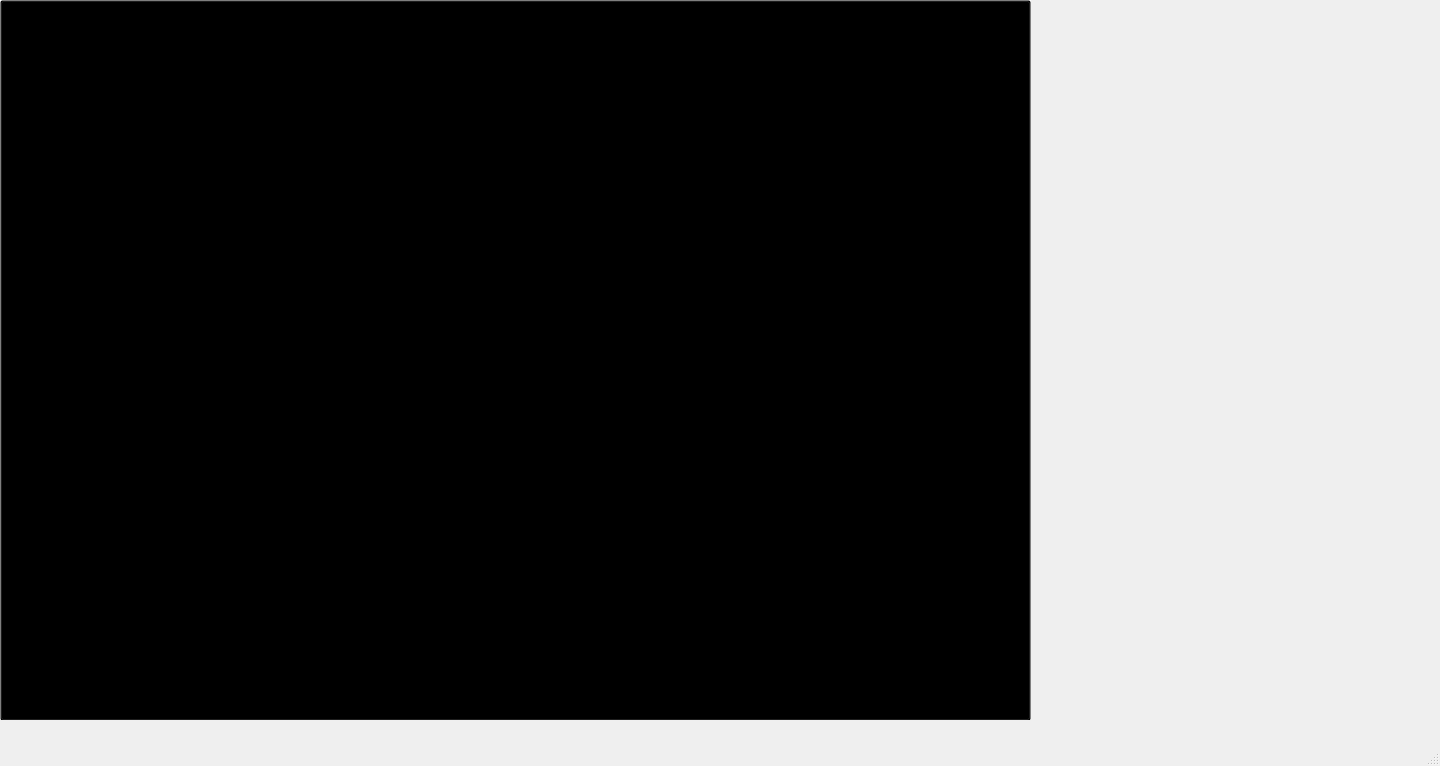
<?xml version="1.0" encoding="UTF-8"?>
<ui version="4.0">
 <class>MainWindow</class>
 <widget class="QMainWindow" name="MainWindow">
  <property name="geometry">
   <rect>
    <x>0</x>
    <y>0</y>
    <width>1440</width>
    <height>766</height>
   </rect>
  </property>
  <property name="windowTitle">
   <string>MainWindow</string>
  </property>
  <widget class="QWidget" name="centralwidget">
   <widget class="QStackedWidget" name="stackedWidget">
    <property name="geometry">
     <rect>
      <x>0</x>
      <y>0</y>
      <width>1031</width>
      <height>720</height>
     </rect>
    </property>
    <property name="minimumSize">
     <size>
      <width>1031</width>
      <height>720</height>
     </size>
    </property>
    <property name="maximumSize">
     <size>
      <width>1031</width>
      <height>720</height>
     </size>
    </property>
    <property name="styleSheet">
     <string notr="true">background-color: rgb(255, 255, 255)
</string>
    </property>
    <property name="currentIndex">
     <number>0</number>
    </property>
    <widget class="QWidget" name="page_5">
     <property name="minimumSize">
      <size>
       <width>1031</width>
       <height>720</height>
      </size>
     </property>
     <property name="maximumSize">
      <size>
       <width>1031</width>
       <height>720</height>
      </size>
     </property>
     <widget class="QLabel" name="label_5">
      <property name="geometry">
       <rect>
        <x>0</x>
        <y>0</y>
        <width>1301</width>
        <height>761</height>
       </rect>
      </property>
      <property name="text">
       <string/>
      </property>
      <property name="pixmap">
       <pixmap>pics/background/Display-03.jpg</pixmap>
      </property>
     </widget>
     <widget class="QPushButton" name="continue_button_2">
      <property name="geometry">
       <rect>
        <x>0</x>
        <y>0</y>
        <width>1031</width>
        <height>721</height>
       </rect>
      </property>
      <property name="font">
       <font>
        <family>DIN 2014</family>
        <pointsize>33</pointsize>
        <weight>50</weight>
        <italic>false</italic>
        <bold>false</bold>
       </font>
      </property>
      <property name="styleSheet">
       <string notr="true">background-color: rgba(0, 0, 0, 0);
color: white;
font: 33pt &quot;DIN 2014&quot;;</string>
      </property>
      <property name="text">
       <string/>
      </property>
     </widget>
     <widget class="QLabel" name="label">
      <property name="geometry">
       <rect>
        <x>410</x>
        <y>520</y>
        <width>281</width>
        <height>91</height>
       </rect>
      </property>
      <property name="styleSheet">
       <string notr="true">color: black;
font: 33pt &quot;DIN 2014&quot;;</string>
      </property>
      <property name="text">
       <string>CLICK ANYWHERE</string>
      </property>
     </widget>
     <zorder>label_5</zorder>
     <zorder>label</zorder>
     <zorder>continue_button_2</zorder>
    </widget>
    <widget class="QWidget" name="page">
     <property name="minimumSize">
      <size>
       <width>1031</width>
       <height>720</height>
      </size>
     </property>
     <property name="maximumSize">
      <size>
       <width>1031</width>
       <height>720</height>
      </size>
     </property>
     <property name="styleSheet">
      <string notr="true">background-image: url(&quot;background/Display-01.jpg&quot;);</string>
     </property>
     <widget class="QPushButton" name="continue_button">
      <property name="geometry">
       <rect>
        <x>0</x>
        <y>0</y>
        <width>1031</width>
        <height>721</height>
       </rect>
      </property>
      <property name="font">
       <font>
        <family>DIN 2014</family>
        <pointsize>33</pointsize>
        <weight>50</weight>
        <italic>false</italic>
        <bold>false</bold>
       </font>
      </property>
      <property name="styleSheet">
       <string notr="true">background-color: rgba(0, 0, 0,0);
</string>
      </property>
      <property name="text">
       <string/>
      </property>
     </widget>
     <widget class="QLabel" name="label_2">
      <property name="geometry">
       <rect>
        <x>0</x>
        <y>0</y>
        <width>1041</width>
        <height>721</height>
       </rect>
      </property>
      <property name="styleSheet">
       <string notr="true"/>
      </property>
      <property name="text">
       <string/>
      </property>
      <property name="pixmap">
       <pixmap>pics/background/Display-01.jpg</pixmap>
      </property>
     </widget>
     <widget class="QPushButton" name="BackButton_7">
      <property name="geometry">
       <rect>
        <x>70</x>
        <y>101</y>
        <width>113</width>
        <height>61</height>
       </rect>
      </property>
      <property name="styleSheet">
       <string notr="true">background-color: rgb(229, 72, 24);
color: white;
font: 33pt &quot;DIN 2014&quot;;</string>
      </property>
      <property name="text">
       <string>BACK</string>
      </property>
     </widget>
     <zorder>label_2</zorder>
     <zorder>continue_button</zorder>
     <zorder>BackButton_7</zorder>
    </widget>
    <widget class="QWidget" name="page_6">
     <widget class="QLabel" name="label_6">
      <property name="geometry">
       <rect>
        <x>0</x>
        <y>0</y>
        <width>1041</width>
        <height>721</height>
       </rect>
      </property>
      <property name="styleSheet">
       <string notr="true"/>
      </property>
      <property name="text">
       <string/>
      </property>
      <property name="pixmap">
       <pixmap>pics/background/Display-02.jpg</pixmap>
      </property>
     </widget>
     <widget class="QPushButton" name="BackButton_8">
      <property name="geometry">
       <rect>
        <x>70</x>
        <y>101</y>
        <width>113</width>
        <height>61</height>
       </rect>
      </property>
      <property name="styleSheet">
       <string notr="true">background-color: rgb(229, 72, 24);
color: white;
font: 33pt &quot;DIN 2014&quot;;</string>
      </property>
      <property name="text">
       <string>BACK</string>
      </property>
     </widget>
     <widget class="QPushButton" name="continue_button_3">
      <property name="geometry">
       <rect>
        <x>0</x>
        <y>0</y>
        <width>1041</width>
        <height>721</height>
       </rect>
      </property>
      <property name="font">
       <font>
        <family>DIN 2014</family>
        <pointsize>33</pointsize>
        <weight>50</weight>
        <italic>false</italic>
        <bold>false</bold>
       </font>
      </property>
      <property name="styleSheet">
       <string notr="true">background-color: rgba(0, 0, 0,0);
color: white;
font: 33pt &quot;DIN 2014&quot;;</string>
      </property>
      <property name="text">
       <string/>
      </property>
     </widget>
     <zorder>label_6</zorder>
     <zorder>continue_button_3</zorder>
     <zorder>BackButton_8</zorder>
    </widget>
    <widget class="QWidget" name="page_2">
     <property name="minimumSize">
      <size>
       <width>1031</width>
       <height>720</height>
      </size>
     </property>
     <property name="maximumSize">
      <size>
       <width>1031</width>
       <height>720</height>
      </size>
     </property>
     <widget class="QPushButton" name="coachButton">
      <property name="geometry">
       <rect>
        <x>270</x>
        <y>360</y>
        <width>231</width>
        <height>121</height>
       </rect>
      </property>
      <property name="font">
       <font>
        <family>DIN 2014</family>
        <pointsize>33</pointsize>
        <weight>50</weight>
        <italic>false</italic>
        <bold>false</bold>
       </font>
      </property>
      <property name="styleSheet">
       <string notr="true">background-color: rgb(255, 103, 2);
color: white;
font: 33pt &quot;DIN 2014&quot;;</string>
      </property>
      <property name="text">
       <string>COACH</string>
      </property>
     </widget>
     <widget class="QPushButton" name="userButton">
      <property name="geometry">
       <rect>
        <x>530</x>
        <y>360</y>
        <width>231</width>
        <height>121</height>
       </rect>
      </property>
      <property name="font">
       <font>
        <family>DIN 2014</family>
        <pointsize>33</pointsize>
        <weight>50</weight>
        <italic>false</italic>
        <bold>false</bold>
       </font>
      </property>
      <property name="styleSheet">
       <string notr="true">background-color: rgb(255, 103, 2);
color: white;
font: 33pt &quot;DIN 2014&quot;;</string>
      </property>
      <property name="text">
       <string>USER</string>
      </property>
     </widget>
     <widget class="QPushButton" name="BackButton_2">
      <property name="geometry">
       <rect>
        <x>70</x>
        <y>101</y>
        <width>113</width>
        <height>61</height>
       </rect>
      </property>
      <property name="styleSheet">
       <string notr="true">background-color: rgb(229, 72, 24);
color: white;
font: 33pt &quot;DIN 2014&quot;;</string>
      </property>
      <property name="text">
       <string>BACK</string>
      </property>
     </widget>
     <widget class="QLabel" name="label_7">
      <property name="geometry">
       <rect>
        <x>0</x>
        <y>0</y>
        <width>1041</width>
        <height>721</height>
       </rect>
      </property>
      <property name="styleSheet">
       <string notr="true"/>
      </property>
      <property name="text">
       <string/>
      </property>
      <property name="pixmap">
       <pixmap>pics/background/Display-06.jpg</pixmap>
      </property>
     </widget>
     <zorder>label_7</zorder>
     <zorder>coachButton</zorder>
     <zorder>userButton</zorder>
     <zorder>BackButton_2</zorder>
    </widget>
    <widget class="QWidget" name="page_3">
     <property name="minimumSize">
      <size>
       <width>1031</width>
       <height>720</height>
      </size>
     </property>
     <property name="maximumSize">
      <size>
       <width>1031</width>
       <height>720</height>
      </size>
     </property>
     <widget class="QPushButton" name="BackButton">
      <property name="geometry">
       <rect>
        <x>70</x>
        <y>101</y>
        <width>113</width>
        <height>61</height>
       </rect>
      </property>
      <property name="styleSheet">
       <string notr="true">background-color: rgb(229, 72, 24);
color: white;
font: 33pt &quot;DIN 2014&quot;;</string>
      </property>
      <property name="text">
       <string>BACK</string>
      </property>
     </widget>
     <widget class="QWidget" name="gridLayoutWidget">
      <property name="geometry">
       <rect>
        <x>230</x>
        <y>220</y>
        <width>591</width>
        <height>421</height>
       </rect>
      </property>
      <layout class="QGridLayout" name="gridLayout">
       <item row="7" column="0">
        <widget class="QTextBrowser" name="textBrowser_6">
         <property name="styleSheet">
          <string notr="true">color: white;
padding: 0px;</string>
         </property>
         <property name="html">
          <string>&lt;!DOCTYPE HTML PUBLIC &quot;-//W3C//DTD HTML 4.0//EN&quot; &quot;http://www.w3.org/TR/REC-html40/strict.dtd&quot;&gt;
&lt;html&gt;&lt;head&gt;&lt;meta name=&quot;qrichtext&quot; content=&quot;1&quot; /&gt;&lt;style type=&quot;text/css&quot;&gt;
p, li { white-space: pre-wrap; }
&lt;/style&gt;&lt;/head&gt;&lt;body style=&quot; font-family:'.SF NS Text'; font-size:13pt; font-weight:400; font-style:normal;&quot;&gt;
&lt;p style=&quot; margin-top:0px; margin-bottom:0px; margin-left:0px; margin-right:0px; -qt-block-indent:0; text-indent:0px;&quot;&gt;Recording 6&lt;/p&gt;&lt;/body&gt;&lt;/html&gt;</string>
         </property>
        </widget>
       </item>
       <item row="3" column="0">
        <widget class="QTextBrowser" name="textBrowser_4">
         <property name="styleSheet">
          <string notr="true">color: white;
padding: 0px;</string>
         </property>
         <property name="html">
          <string>&lt;!DOCTYPE HTML PUBLIC &quot;-//W3C//DTD HTML 4.0//EN&quot; &quot;http://www.w3.org/TR/REC-html40/strict.dtd&quot;&gt;
&lt;html&gt;&lt;head&gt;&lt;meta name=&quot;qrichtext&quot; content=&quot;1&quot; /&gt;&lt;style type=&quot;text/css&quot;&gt;
p, li { white-space: pre-wrap; }
&lt;/style&gt;&lt;/head&gt;&lt;body style=&quot; font-family:'.SF NS Text'; font-size:13pt; font-weight:400; font-style:normal;&quot;&gt;
&lt;p style=&quot; margin-top:0px; margin-bottom:0px; margin-left:0px; margin-right:0px; -qt-block-indent:0; text-indent:0px;&quot;&gt;Recording 4&lt;/p&gt;&lt;/body&gt;&lt;/html&gt;</string>
         </property>
        </widget>
       </item>
       <item row="9" column="0">
        <widget class="QPushButton" name="recordButton">
         <property name="styleSheet">
          <string notr="true">background-color: rgb(255, 103, 2);
color: white;
font: 33pt &quot;DIN 2014&quot;;</string>
         </property>
         <property name="text">
          <string>RECORD</string>
         </property>
        </widget>
       </item>
       <item row="12" column="0">
        <widget class="QPushButton" name="stopRecording">
         <property name="styleSheet">
          <string notr="true">background-color: rgb(255, 103, 2);
color: white;
font: 33pt &quot;DIN 2014&quot;;</string>
         </property>
         <property name="text">
          <string>STOP RECORD</string>
         </property>
        </widget>
       </item>
       <item row="6" column="0">
        <widget class="QTextBrowser" name="textBrowser_5">
         <property name="styleSheet">
          <string notr="true">color: white;
padding: 0px;</string>
         </property>
         <property name="html">
          <string>&lt;!DOCTYPE HTML PUBLIC &quot;-//W3C//DTD HTML 4.0//EN&quot; &quot;http://www.w3.org/TR/REC-html40/strict.dtd&quot;&gt;
&lt;html&gt;&lt;head&gt;&lt;meta name=&quot;qrichtext&quot; content=&quot;1&quot; /&gt;&lt;style type=&quot;text/css&quot;&gt;
p, li { white-space: pre-wrap; }
&lt;/style&gt;&lt;/head&gt;&lt;body style=&quot; font-family:'.SF NS Text'; font-size:13pt; font-weight:400; font-style:normal;&quot;&gt;
&lt;p style=&quot; margin-top:0px; margin-bottom:0px; margin-left:0px; margin-right:0px; -qt-block-indent:0; text-indent:0px;&quot;&gt;Recording 5&lt;/p&gt;&lt;/body&gt;&lt;/html&gt;</string>
         </property>
        </widget>
       </item>
       <item row="0" column="0">
        <layout class="QVBoxLayout" name="verticalLayout_2">
         <item>
          <widget class="QTextBrowser" name="textBrowser_1">
           <property name="styleSheet">
            <string notr="true">color: white;
padding: 0px;</string>
           </property>
           <property name="html">
            <string>&lt;!DOCTYPE HTML PUBLIC &quot;-//W3C//DTD HTML 4.0//EN&quot; &quot;http://www.w3.org/TR/REC-html40/strict.dtd&quot;&gt;
&lt;html&gt;&lt;head&gt;&lt;meta name=&quot;qrichtext&quot; content=&quot;1&quot; /&gt;&lt;style type=&quot;text/css&quot;&gt;
p, li { white-space: pre-wrap; }
&lt;/style&gt;&lt;/head&gt;&lt;body style=&quot; font-family:'.SF NS Text'; font-size:13pt; font-weight:400; font-style:normal;&quot;&gt;
&lt;p style=&quot; margin-top:0px; margin-bottom:0px; margin-left:0px; margin-right:0px; -qt-block-indent:0; text-indent:0px;&quot;&gt;Recording 1&lt;/p&gt;&lt;/body&gt;&lt;/html&gt;</string>
           </property>
          </widget>
         </item>
        </layout>
       </item>
       <item row="1" column="0">
        <widget class="QTextBrowser" name="textBrowser_2">
         <property name="styleSheet">
          <string notr="true">color: white;
padding: 0px;</string>
         </property>
         <property name="html">
          <string>&lt;!DOCTYPE HTML PUBLIC &quot;-//W3C//DTD HTML 4.0//EN&quot; &quot;http://www.w3.org/TR/REC-html40/strict.dtd&quot;&gt;
&lt;html&gt;&lt;head&gt;&lt;meta name=&quot;qrichtext&quot; content=&quot;1&quot; /&gt;&lt;style type=&quot;text/css&quot;&gt;
p, li { white-space: pre-wrap; }
&lt;/style&gt;&lt;/head&gt;&lt;body style=&quot; font-family:'.SF NS Text'; font-size:13pt; font-weight:400; font-style:normal;&quot;&gt;
&lt;p style=&quot; margin-top:0px; margin-bottom:0px; margin-left:0px; margin-right:0px; -qt-block-indent:0; text-indent:0px;&quot;&gt;Recording 2&lt;/p&gt;&lt;/body&gt;&lt;/html&gt;</string>
         </property>
        </widget>
       </item>
       <item row="2" column="0">
        <widget class="QTextBrowser" name="textBrowser_3">
         <property name="styleSheet">
          <string notr="true">color: white;
padding: 0px;</string>
         </property>
         <property name="html">
          <string>&lt;!DOCTYPE HTML PUBLIC &quot;-//W3C//DTD HTML 4.0//EN&quot; &quot;http://www.w3.org/TR/REC-html40/strict.dtd&quot;&gt;
&lt;html&gt;&lt;head&gt;&lt;meta name=&quot;qrichtext&quot; content=&quot;1&quot; /&gt;&lt;style type=&quot;text/css&quot;&gt;
p, li { white-space: pre-wrap; }
&lt;/style&gt;&lt;/head&gt;&lt;body style=&quot; font-family:'.SF NS Text'; font-size:13pt; font-weight:400; font-style:normal;&quot;&gt;
&lt;p style=&quot; margin-top:0px; margin-bottom:0px; margin-left:0px; margin-right:0px; -qt-block-indent:0; text-indent:0px;&quot;&gt;Recording 3&lt;/p&gt;&lt;/body&gt;&lt;/html&gt;</string>
         </property>
        </widget>
       </item>
      </layout>
     </widget>
     <widget class="QLabel" name="label_8">
      <property name="geometry">
       <rect>
        <x>0</x>
        <y>0</y>
        <width>1032</width>
        <height>720</height>
       </rect>
      </property>
      <property name="styleSheet">
       <string notr="true"/>
      </property>
      <property name="text">
       <string/>
      </property>
      <property name="pixmap">
       <pixmap>pics/background/Display-04.jpg</pixmap>
      </property>
     </widget>
     <zorder>label_8</zorder>
     <zorder>BackButton</zorder>
     <zorder>gridLayoutWidget</zorder>
    </widget>
    <widget class="QWidget" name="page_4">
     <widget class="QPushButton" name="BackButton_3">
      <property name="geometry">
       <rect>
        <x>70</x>
        <y>101</y>
        <width>113</width>
        <height>61</height>
       </rect>
      </property>
      <property name="styleSheet">
       <string notr="true">background-color: rgb(229, 72, 24);
color: white;
font: 33pt &quot;DIN 2014&quot;;</string>
      </property>
      <property name="text">
       <string>BACK</string>
      </property>
     </widget>
     <widget class="QPushButton" name="runUser">
      <property name="geometry">
       <rect>
        <x>290</x>
        <y>530</y>
        <width>181</width>
        <height>101</height>
       </rect>
      </property>
      <property name="styleSheet">
       <string notr="true">background-color: rgb(255, 103, 2);
color: white;
font: 33pt &quot;DIN 2014&quot;;</string>
      </property>
      <property name="text">
       <string>RUN</string>
      </property>
     </widget>
     <widget class="QLabel" name="label_9">
      <property name="geometry">
       <rect>
        <x>0</x>
        <y>0</y>
        <width>1041</width>
        <height>721</height>
       </rect>
      </property>
      <property name="styleSheet">
       <string notr="true"/>
      </property>
      <property name="text">
       <string/>
      </property>
      <property name="pixmap">
       <pixmap>pics/background/Display-05.jpg</pixmap>
      </property>
     </widget>
     <widget class="QLabel" name="label_3">
      <property name="geometry">
       <rect>
        <x>420</x>
        <y>210</y>
        <width>201</width>
        <height>281</height>
       </rect>
      </property>
      <property name="text">
       <string/>
      </property>
      <property name="pixmap">
       <pixmap>pics/1x/Asset 2.png</pixmap>
      </property>
     </widget>
     <widget class="QPushButton" name="stopUser">
      <property name="geometry">
       <rect>
        <x>560</x>
        <y>530</y>
        <width>181</width>
        <height>101</height>
       </rect>
      </property>
      <property name="styleSheet">
       <string notr="true">background-color: rgb(255, 103, 2);
color: white;
font: 33pt &quot;DIN 2014&quot;;</string>
      </property>
      <property name="text">
       <string>STOP</string>
      </property>
     </widget>
     <widget class="QLabel" name="bodyWrist">
      <property name="geometry">
       <rect>
        <x>360</x>
        <y>440</y>
        <width>60</width>
        <height>31</height>
       </rect>
      </property>
      <property name="styleSheet">
       <string notr="true">font: 20pt &quot;DIN 2014&quot;;</string>
      </property>
      <property name="text">
       <string>Wrist</string>
      </property>
     </widget>
     <widget class="QLabel" name="bodyElbow">
      <property name="geometry">
       <rect>
        <x>350</x>
        <y>360</y>
        <width>60</width>
        <height>31</height>
       </rect>
      </property>
      <property name="styleSheet">
       <string notr="true">font: 20pt &quot;DIN 2014&quot;;</string>
      </property>
      <property name="text">
       <string>Elbow</string>
      </property>
     </widget>
     <widget class="QLabel" name="bodyShoulder">
      <property name="geometry">
       <rect>
        <x>340</x>
        <y>280</y>
        <width>81</width>
        <height>31</height>
       </rect>
      </property>
      <property name="styleSheet">
       <string notr="true">font: 20pt &quot;DIN 2014&quot;;</string>
      </property>
      <property name="text">
       <string>Shoulder</string>
      </property>
     </widget>
     <widget class="QLabel" name="label_10">
      <property name="geometry">
       <rect>
        <x>670</x>
        <y>230</y>
        <width>171</width>
        <height>51</height>
       </rect>
      </property>
      <property name="styleSheet">
       <string notr="true">background-color: rgb(255, 103, 2);
color: white;
font: 33pt &quot;DIN 2014&quot;;</string>
      </property>
      <property name="text">
       <string> FEEDBACK</string>
      </property>
     </widget>
     <widget class="QTextEdit" name="feedbackText">
      <property name="geometry">
       <rect>
        <x>670</x>
        <y>280</y>
        <width>171</width>
        <height>191</height>
       </rect>
      </property>
      <property name="styleSheet">
       <string notr="true">font: 20pt &quot;DIN 2014&quot;;
background: black;
color: white;
padding: 10px;
</string>
      </property>
      <property name="html">
       <string>&lt;!DOCTYPE HTML PUBLIC &quot;-//W3C//DTD HTML 4.0//EN&quot; &quot;http://www.w3.org/TR/REC-html40/strict.dtd&quot;&gt;
&lt;html&gt;&lt;head&gt;&lt;meta name=&quot;qrichtext&quot; content=&quot;1&quot; /&gt;&lt;style type=&quot;text/css&quot;&gt;
p, li { white-space: pre-wrap; }
&lt;/style&gt;&lt;/head&gt;&lt;body style=&quot; font-family:'DIN 2014'; font-size:20pt; font-weight:400; font-style:normal;&quot;&gt;
&lt;p style=&quot; margin-top:0px; margin-bottom:0px; margin-left:0px; margin-right:0px; -qt-block-indent:0; text-indent:0px;&quot;&gt;what you did wrong&lt;/p&gt;&lt;/body&gt;&lt;/html&gt;</string>
      </property>
     </widget>
     <widget class="QLabel" name="circleElbow">
      <property name="geometry">
       <rect>
        <x>427</x>
        <y>360</y>
        <width>31</width>
        <height>31</height>
       </rect>
      </property>
      <property name="styleSheet">
       <string notr="true">background: white;
border-radius: 15px;</string>
      </property>
      <property name="text">
       <string/>
      </property>
     </widget>
     <widget class="QLabel" name="circleWrist">
      <property name="geometry">
       <rect>
        <x>430</x>
        <y>440</y>
        <width>28</width>
        <height>28</height>
       </rect>
      </property>
      <property name="styleSheet">
       <string notr="true">background: white;
border-radius: 13px;</string>
      </property>
      <property name="text">
       <string/>
      </property>
     </widget>
     <widget class="QLabel" name="circleShoulder">
      <property name="geometry">
       <rect>
        <x>432</x>
        <y>280</y>
        <width>31</width>
        <height>31</height>
       </rect>
      </property>
      <property name="styleSheet">
       <string notr="true">background: white;
border-radius: 15px;</string>
      </property>
      <property name="text">
       <string/>
      </property>
     </widget>
     <zorder>label_9</zorder>
     <zorder>BackButton_3</zorder>
     <zorder>runUser</zorder>
     <zorder>label_3</zorder>
     <zorder>stopUser</zorder>
     <zorder>bodyWrist</zorder>
     <zorder>bodyElbow</zorder>
     <zorder>bodyShoulder</zorder>
     <zorder>label_10</zorder>
     <zorder>feedbackText</zorder>
     <zorder>circleElbow</zorder>
     <zorder>circleWrist</zorder>
     <zorder>circleShoulder</zorder>
    </widget>
   </widget>
  </widget>
  <widget class="QStatusBar" name="statusbar"/>
  <action name="actionNew_Recording">
   <property name="text">
    <string>New Recording</string>
   </property>
  </action>
  <action name="actionEnd_Recording">
   <property name="text">
    <string>End Recording</string>
   </property>
  </action>
  <action name="actionCoach">
   <property name="text">
    <string>Coach</string>
   </property>
  </action>
  <action name="actionCoach_2">
   <property name="checkable">
    <bool>true</bool>
   </property>
   <property name="checked">
    <bool>true</bool>
   </property>
   <property name="text">
    <string>Coach</string>
   </property>
  </action>
  <action name="actionUser">
   <property name="text">
    <string>User</string>
   </property>
  </action>
 </widget>
 <resources/>
 <connections/>
</ui>
